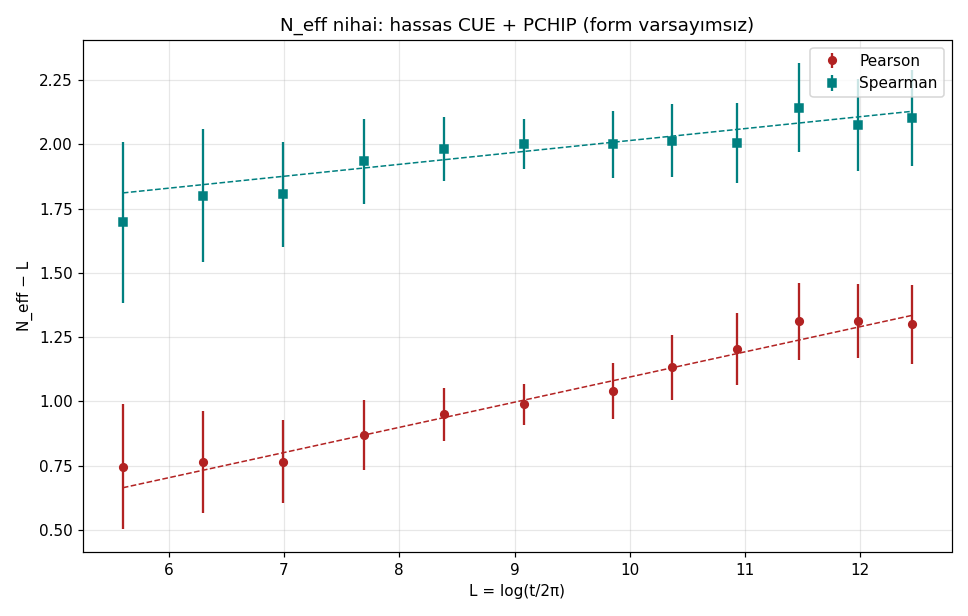

Recreate this plot in Python.
"""
60 — N_eff NİHAİ KARARI (K1 çözümü) (17-18 Ağustos gecesi)
============================================================

59'un hassas CUE tablosu (1.5M aralık/N, ampirik hatalar) + PCHIP
(form varsayımı YOK) ile N_eff(L) yeniden türetilir.

KARAR SORUSU: N_eff − L sabit mi (eski iddia), L ile yükseliyor mu
(denetçinin bulgusu)? Ve iki-metrik yarılması (P vs S farkı ~0.9)
interpolant değişince hayatta kalıyor mu?

Hatalar: ζ r se'leri + CUE interpolasyon hatası (se/|eğim|) birlikte.
"""

import numpy as np
import matplotlib.pyplot as plt
from pathlib import Path
from scipy.stats import pearsonr, spearmanr
from scipy.interpolate import PchipInterpolator

HERE = Path(__file__).resolve().parent
TWO_PI = 2 * np.pi
A = (np.e**2 - 5) / 2
B0, B1 = 2.7580, -0.0543

# ---------------------------------------------------------------
# 1) ζ pencereleri (42 ile aynı: unfold + r)
# ---------------------------------------------------------------
def unfolded_r(gaps, amps, tmid):
    L = np.log(tmid / TWO_PI)
    g = gaps * L / TWO_PI
    a = amps / np.sqrt(A * L + B0 + B1 / L)
    rP, _ = pearsonr(g, a)
    rS, _ = spearmanr(g, a)
    n = len(g)
    return (float(L.mean()), rP, (1 - rP**2) / np.sqrt(n),
            rS, (1 - rS**2) / np.sqrt(n))

rows = []
d36 = np.load(HERE / "36_T100k.npz")
edges = np.geomspace(d36["t_mid"][0], d36["t_mid"][-1] * 1.0001, 13)
for i in range(12):
    m = (d36["t_mid"] >= edges[i]) & (d36["t_mid"] < edges[i + 1])
    if m.sum() < 500:
        continue
    rows.append(unfolded_r(d36["intervals"][m], d36["max_amps"][m], d36["t_mid"][m]))
d41 = np.load(HERE / "41_bigT_windows.npz")
for k in sorted({x.split("_")[1] for x in d41.files}, key=lambda s: int(s[:-1])):
    rows.append(unfolded_r(d41[f"gaps_{k}"], d41[f"amps_{k}"], d41[f"tmid_{k}"]))
zw = np.array(rows)  # L, rP, seP, rS, seS

# ---------------------------------------------------------------
# 2) Hassas CUE + PCHIP
# ---------------------------------------------------------------
c = np.load(HERE / "59_cue_hassas.npz")
Ns, rP_c, seP_c, rS_c, seS_c = c["N"], c["rP"], c["seP"], c["rS"], c["seS"]
print("CUE tablosu:", " ".join(f"{n}:{r:.4f}" for n, r in zip(Ns, rP_c)))
fP = PchipInterpolator(Ns, rP_c)
fS = PchipInterpolator(Ns, rS_c)

def invert(f, r, lo=5.0, hi=20.0):
    xs = np.linspace(lo, hi, 4000)
    ys = f(xs)
    i = np.argmin(np.abs(ys - r))
    return xs[i]

def slope(f, x, h=0.05):
    return (f(x + h) - f(x - h)) / (2 * h)

# ---------------------------------------------------------------
# 3) N_eff ve trend analizi
# ---------------------------------------------------------------
print(f"\n{'L':>6} {'N_effP−L':>9} {'±':>5} {'N_effS−L':>9} {'±':>5} {'S−P farkı':>9}")
res = []
for L, rP, seP, rS, seS in zw:
    NP = invert(fP, rP); NS_ = invert(fS, rS)
    sl_P = abs(slope(fP, NP)); sl_S = abs(slope(fS, NS_))
    # hata: ζ se + CUE interp hatası (yerel se'lerin ortalaması)
    cue_seP = np.interp(NP, Ns, seP_c); cue_seS = np.interp(NS_, Ns, seS_c)
    eP = np.hypot(seP, cue_seP) / sl_P
    eS = np.hypot(seS, cue_seS) / sl_S
    res.append((L, NP - L, eP, NS_ - L, eS))
    print(f"{L:>6.2f} {NP-L:>+9.3f} {eP:>5.2f} {NS_-L:>+9.3f} {eS:>5.2f} "
          f"{NS_-NP:>+9.3f}")
res = np.array(res)

def trend(shift, err, label):
    w = 1 / err**2
    cw = np.sum(w * shift) / np.sum(w)
    chi_c = np.sum(w * (shift - cw)**2)
    p = np.polyfit(res[:, 0], shift, 1, w=np.sqrt(w))
    chi_l = np.sum(w * (shift - np.polyval(p, res[:, 0]))**2)
    n = len(shift)
    # eğim hatası
    X = np.vstack([res[:, 0], np.ones(n)]).T
    cov = np.linalg.inv((X * w[:, None]).T @ X)
    se_slope = np.sqrt(cov[0, 0])
    print(f"\n{label}:")
    print(f"  SABİT : {cw:+.3f}  χ²/dof = {chi_c/(n-1):.2f}")
    print(f"  LİNEER: eğim {p[0]:+.4f} ± {se_slope:.4f} /L  χ²/dof = {chi_l/(n-2):.2f}")
    print(f"  Δχ² = {chi_c-chi_l:.1f} (1 dof) → eğim anlamlılığı {abs(p[0])/se_slope:.1f}σ")
    return cw, p

cwP, pP = trend(res[:, 1], res[:, 2], "PEARSON N_eff − L")
cwS, pS = trend(res[:, 3], res[:, 4], "SPEARMAN N_eff − L")

diff = res[:, 3] - res[:, 1]
print(f"\nİKİ-METRİK YARILMASI (S − P): ort {diff.mean():+.3f}, std {diff.std():.3f}")
print("(Bu fark interpolant-bağımsız yapısal bulgu — hayatta kalması beklenir)")

# ---------------------------------------------------------------
# 4) Grafik
# ---------------------------------------------------------------
fig, ax = plt.subplots(figsize=(8.8, 5.6))
ax.errorbar(res[:, 0], res[:, 1], yerr=res[:, 2], fmt="o", ms=5, c="firebrick",
            label="Pearson")
ax.errorbar(res[:, 0], res[:, 3], yerr=res[:, 4], fmt="s", ms=5, c="teal",
            label="Spearman")
xs = np.linspace(res[:, 0].min(), res[:, 0].max(), 50)
ax.plot(xs, np.polyval(pP, xs), "--", c="firebrick", lw=1)
ax.plot(xs, np.polyval(pS, xs), "--", c="teal", lw=1)
ax.set_xlabel("L = log(t/2π)"); ax.set_ylabel("N_eff − L")
ax.set_title("N_eff nihai: hassas CUE + PCHIP (form varsayımsız)")
ax.legend(); ax.grid(alpha=0.3)
plt.tight_layout()
out = HERE / "60_neff_nihai.png"
plt.savefig(out, dpi=110)
print(f"\nGrafik: {out.name}")
